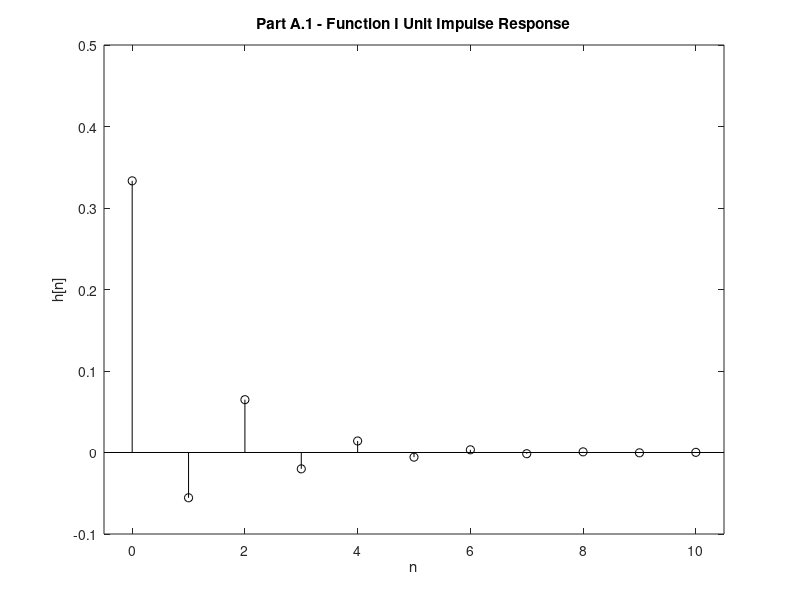
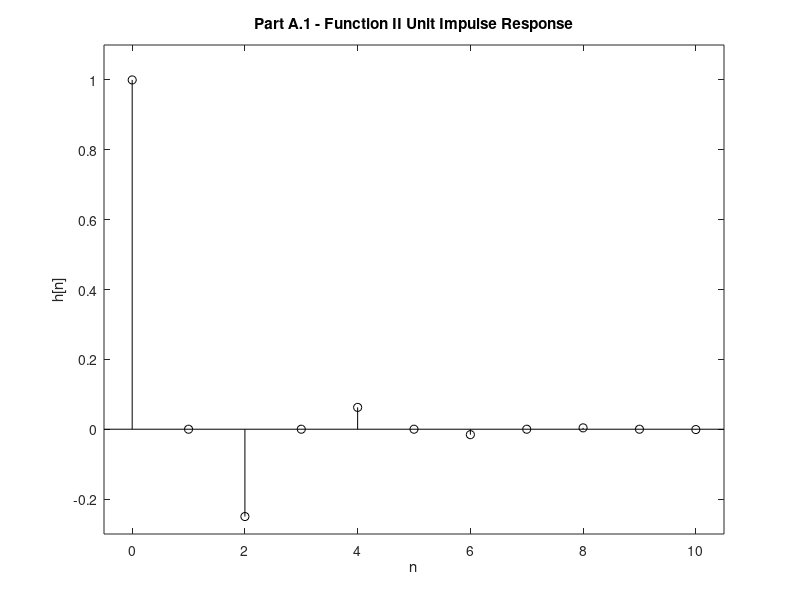
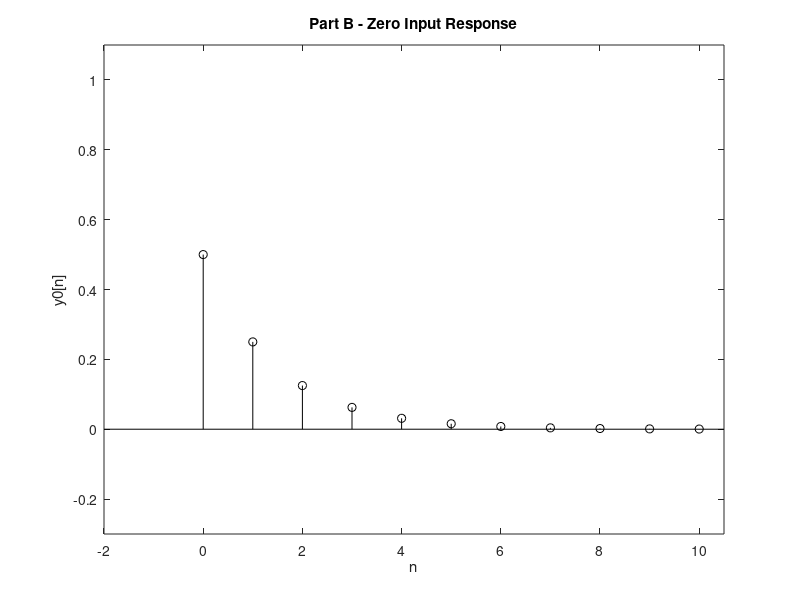
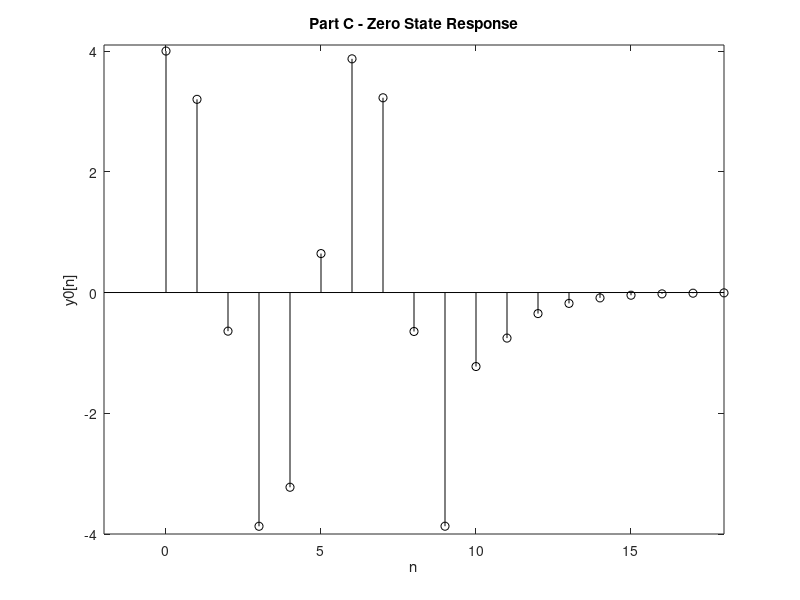

MATLAB code to generate these figures, in order:
%%
%% A) Unit Impulse Response
%%% Part 1 - Filter to Recieve Unit Impulse Response
% * Function I
n =  0:10;

b = [1/3 0 0];
a = [1 1/6 -1/6];
delta = (n)==0;
% figure;
% stem(n, delta);
% title('Part A.1 - Unit Impulse')
% axis([-0.5 0.5 -0.1 1.2])
% xlabel('n')


h = filter(b, a, delta);

figure;
stem(n, h, 'k');
title('Part A.1 - Function I Unit Impulse Response')
axis([-0.5 10.5 -0.1 0.5])
xlabel('n')
ylabel('h[n]')

%%
%%% Function II
n =  0:10;

b = [1 0 0];
a = [1 0 1/4];
delta = (n)==0;

h = filter(b, a, delta);

figure;
stem(n, h, 'k');
title('Part A.1 - Function II Unit Impulse Response')
axis([-0.5 10.5 -0.3 1.1])
xlabel('n')
ylabel('h[n]')

%% B) Zero Input Response
n =  0:50;

b = [2 0 0];
a = [1 -3/10 -1/10];


z_i = filtic(b, a, [1 2]);
y_0 = filter(b, a, zeros(size(n)), z_i);

figure
stem(n, y_0, 'k');
title('Part B - Zero Input Response')
axis([-2 10.5 -0.3 1.1])
xlabel('n')
ylabel('y0[n]')

%% C) Zero State Response
n =  0:50;
u = (mod(n,1)==0)*1.0.*(n>=0);
u2 = (mod(n,1)==0)*1.0.*(n>=10);

b = [2 0 0];
a = [1 -3/10 -1/10]; 
x = 2.*cos((2.*pi.*n)./6).*(u-u2);

z_i = filtic(b, a, 0);
y_0 = filter(b, a, x, z_i);

figure
stem(n, y_0, 'k');
title('Part C - Zero State Response')
axis([-2 18 -4 4.1])
xlabel('n')
ylabel('y0[n]')

%% D) Total Response
%%% Part I - Total response
n =  -50:50;
u = (mod(n,1)==0)*1.0.*(n>=0);
u2 = (mod(n,1)==0)*1.0.*(n>=10);

b = [2 0 0];
a = [1 -3/10 -1/10]; 
x = 2.*cos((2.*pi.*n)./6).*(u-u2);

z_i = filtic(b, a, [1 2]);
y_0 = filter(b, a, x, z_i);

figure
stem(n, y_0, 'k');
title('Part D.I - Total Response')
axis([-1 18 -4 4.1])
xlabel('n')
ylabel('y0[n]')

%%
%%% Part II - Total response by Summation of Zero Input and Zero state
%%% Responses
n =  -50:50;
u = (mod(n,1)==0)*1.0.*(n>=0);
u2 = (mod(n,1)==0)*1.0.*(n>=10);
b = [2 0 0];
a = [1 -3/10 -1/10];
x = 2.*cos((2.*pi.*n)./6).*(u-u2);

z_i = filtic(b, a, [1 2]);
y_0i = filter(b, a, zeros(size(n)), z_i);

z_i2 = filtic(b, a, 0);
y_0 = filter(b, a, x, z_i2);

yt = y_0 + y_0i;

figure
stem(n, y_0, 'k');
title('Part D.II - Total Response by Summation')
axis([-1 18 -4 4.1])
xlabel('n')
ylabel('y0[n]')

%% E) Convolution and System Stability
%%% Part I - conv command
n =  0:50;
u = (mod(n,1)==0)*1.0.*(n>=0);
u2 = (mod(n,1)==0)*1.0.*(n>=10);
b = [2 0 0];
a = [1 -3/10 -1/10];
x = 2.*cos((2.*pi.*n)./6).*(u-u2);
% delta = @(n) 1.0.*(n==0);
delta = (n)==0;

h = filter(b, a, delta);

y = conv(x, h);

n =  0:100;

figure
stem(n, y, 'k');
title('Part E - Zero State Response with Conv Function')
axis([-1 18 -4 4.1])
xlabel('n')
ylabel('y0[n]')

%%
%%% Part II
%Yes the result is the same

%%
%%% Part III
%Yes the system is asymptomatically stable, this is because the system's
% Characteristic equation has two real  roots within the unit circle in the
% Complex Plane 

%% F) Moving Average Filter
%%% Part I - Constant Coefficient Difference Equation with h[n] Impulse
%%% Response

%%
%%% Part II & III - MATLAB Function for N-point moving-average filter
n = 0:1:45;
d = (n-30)==0;
d2 = (n-35)==0;
a = 1;

x = cos((pi.*n)./5)+d-d2;

%original function
figure
stem(n, x);
title('Part F - x[n]')
axis([0 45 -2.2 2.2])
xlabel('n')
ylabel('h[n]')

%N=4
filterN = 4;

b = (1/filterN)*ones(1, filterN);
h = filter(b, a, x);
figure
stem(n, h);
title('Part F - x[n] after Moving Average Filter of Window Size 4')
axis([0 45 -1.05 1.05])
xlabel('n')
ylabel('h[n]')

%N=8
filterN = 8;
b = (1/filterN)*ones(1, filterN);
h = filter(b, a, x);
figure
stem(n, h);
title('Part F - x[n] after Moving Average Filter of Window Size 8')
axis([0 45 -0.5 0.5])
xlabel('n')
ylabel('h[n]')

%N=12
filterN = 12;
b = (1/filterN)*ones(1, filterN);
h = filter(b, a, x);
figure
stem(n, h);
title('Part F - x[n] after Moving Average Filter of Window Size 12')
axis([0 45 -0.25 0.25])
xlabel('n')
ylabel('h[n]')

%As the window size (N) of the moving-average filter increases the
%amplitude of the resulting sinusoidal function decreases. This is
%because the filter takes an average over a larger number of values while
%the number of repeating y-values and the number of y-values that 
% cancel out increases 